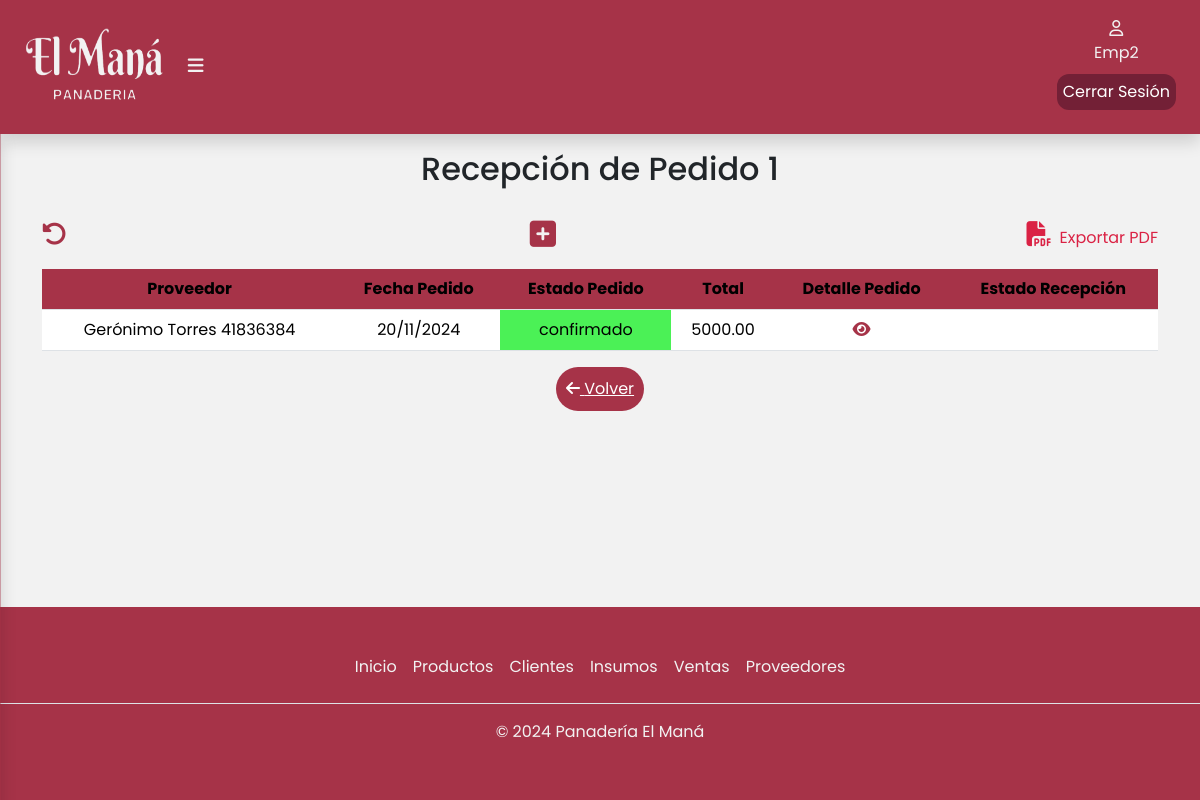
The app's page /pedidos/recepcionPedido/1 (signed in) with its own data.
### apps/pedidos/models.py (models this page shows, shortened)
class Pedido(models.Model):
    proveedor = models.ForeignKey(Proveedor, on_delete=models.CASCADE,related_name = 'proveedor')
    ESTADO_PEDIDO = [
        ('confirmado', 'Confirmado'),
        ('pendiente', 'Pendiente'),
        ('cancelado', 'Cancelado'),
    ]
    fechaPedido = models.DateField(blank=False,null=False)
    estadoPedido = models.CharField(max_length=10,choices=ESTADO_PEDIDO,blank=False,null=False)
    precioTotalDelPedido = models.DecimalField(max_digits=10, decimal_places=2, null=True, blank=True, default=0)

class Proveedor(Persona):
    ESTADO = [
        ('activo', 'Activo'),
        ('inactivo', 'Inactivo'),
    ]
    dni  = models.CharField(max_length=8,blank=False,null=False)
    estado = models.CharField(max_length=10, choices=ESTADO,blank=False, null=False)
    empresa = models.CharField(max_length=50,blank=False,null=False)
    def __str__(self):
        return f"{self.nombre} {self.apellido} {self.dni}"

### apps/pedidos/views.py (the view)
# urls.py: path('pedidos/recepcionPedido/<pedido_id>',login_required(views.recepcionPedido),name='recepcionDePedido'),
def recepcionPedido(request, pedido_id):
    pedido = get_object_or_404(Pedido, id=pedido_id)
    empleado = get_object_or_404(Empleado, user=request.user)
    detalles_pedido = DetallePedido.objects.filter(pedido=pedido)
    recepcionPedido_instance = RecepcionPedido.objects.filter(pedido=pedido).first()
    celdaRecepcion = recepcionPedido_instance is not None
    mostrar_boton = not celdaRecepcion
    if request.method == "POST":
        recepPedidoForm = FormularioRecepcionPedido(request.POST)
        if recepPedidoForm.is_valid():
            recepcion = recepPedidoForm.save(commit=False)
            recepcion.empleado = empleado
            recepcion.pedido = pedido
            recepcion.save()  # Guarda la recepción primero
            for i, detalle in enumerate(detalles_pedido):
                cantidad_recibida = request.POST.get(f'cantidadRecibida-{i}')  # Asegúrate de que el nombre sea correcto
                if cantidad_recibida:  # Asegúrate de que no sea None o vacío
                    detalle_recepcion = DetalleRecepcionPedido(
                        recepcionPedido=recepcion,
                        detallePedido=detalle,
                        cantidadRecibida=int(cantidad_recibida),
                    )
                    if detalle.cantidadPedida > int(cantidad_recibida):
                        detalle_recepcion.estado = 'incompleto'
                    elif detalle.cantidadPedida == int(cantidad_recibida):
                        detalle_recepcion.estado = 'completo'
                    else:
                        detalle_recepcion.estado = 'erroneo'
                    detalle_recepcion.save()
                    insumo = detalle.insumos
                    insumo.cantidadDisponible += int(cantidad_recibida)
                    insumo.save()
            return redirect('pedidos:recepcionDePedido', pedido_id=pedido.id)
    else:
        recepPedidoForm = FormularioRecepcionPedido(initial={'fechaDeRecepcion': '', 'pedido': pedido}, empleado=empleado)
    return render(request, 'recepcionPedido/recepcionDelPedido.html', {
        'pedido': pedido,
        'detallesPedido': detalles_pedido,
        'recepPedidoForm': recepPedidoForm,
        'celdaRecepcion': celdaRecepcion,
        'mostrar_boton':mostrar_boton,
    })

### apps/pedidos/templates/recepcionPedido/recepcionDelPedido.html (shortened to what this page needs)
{%extends 'base/base.html'%}
{% load static %}
{% block contenido %}
<div class="container" id="container-tabla">
    <div class="col-12">
        <h2 class="text-center pb-3">Recepción de Pedido {{ pedido.id }}</h2>
        <div class="busqueda d-flex">
            <div class="d-flex align-items-center justify-content-center">
                <a href="{% url 'pedidos:recepcionDePedido' pedido.id %}"><i class="fa-solid fa-rotate-left" id="recargaPagRecepcion" title="Recargar página" style="font-size: 25px;color:#a63348"></i></a>
            </div>
            {% if mostrar_boton %}
            <div class="btn-modal">
                <button
                    type="button"
                    class="btn"
                    data-bs-toggle="modal"
                    data-bs-target="#exampleModal"
                >
                    <i
                        class="fa-solid fa-square-plus"
                        title="Agregar Proveedor"
                        style="font-size: 30px"
                    >
                    </i>
                </button>
            </div>
            {% endif %}
            <a class="expPdf" href="{% url 'pedidos:generarPDFrecepcion' pedido.id%}"
            ><i class="fa-solid fa-file-pdf px-2" style="font-size: 25px"></i
            >Exportar PDF</a>
        </div>
        <div class="table-responsive">
            <table class="table">
                <thead class="bg-table">
                    <tr>
                        <th scope="col">Proveedor</th>
                        <th scope="col">Fecha Pedido</th>
                        <th scope="col">Estado Pedido</th>
                        <th scope="col">Total</th>
                        <th scope="col">Detalle Pedido</th>
                        <th scope="col">Estado Recepción</th>
                    </tr>
                </thead>
                <tbody>
                    <tr>
                        <td>{{ pedido.proveedor }}</td>
                        <td>{{ pedido.fechaPedido|date:"d/m/Y" }}</td>
                        {% if pedido.estadoPedido == 'confirmado' %}
                        <td style="background-color: #4bf156;">{{ pedido.estadoPedido }}</td>{% endif %}
                        <td>{{ pedido.precioTotalDelPedido }}</td>
                        <td>
                            <a href="{% url 'pedidos:verDetallePedidoDesdeRecepcion' pedido.id %}"><i class="fa-solid fa-eye" title="Ver detalles Pedido"></i></a>
                        </td>
                        <td>
                        </td>
                    </tr>
                </tbody>
            </table>
        </div>
        <div class="d-flex justify-content-center align-items-center">
            <a href="{% url 'pedidos:pedidos' %}" class="btn-volver"><i class="fa-solid fa-arrow-left"></i> Volver</a>
        </div>
    </div>
</div>
{% endblock %}

### templates/base/base.html (shortened to what this page needs)
{% load static %}
<!DOCTYPE html>
<html lang="en">
<head>
  <link href="https://cdn.jsdelivr.net/npm/bootstrap@5.3.3/dist/css/bootstrap.min.css" rel="stylesheet"
 />
  <link rel="stylesheet" href="{% static 'css/estilos.css' %}" />
</head>
<body>
  <header>
        <div class="container-fluid shadow">
          <div class="logo">
            <a href="{% url 'inicio:index' %}">
              <img class="logopng" src="{% static 'img/isologo.png' %}" alt="Logo Panadería El Maná" width="140px" height="80px" /></a>
            {% if user.is_authenticated %}
              <label for="btn-menu"><i class="fa-solid fa-bars"></i></label>
            {% endif %}
          </div>
          {% if user.is_authenticated %}
          <div class="d-flex flex-column align-items-center justify-content-center">
            <div class="usuario d-flex flex-column align-items-center justify-content-center">
                <a href="#">
                  <i class="fa-regular fa-user"></i>
                  <p>{{user.username}}</p>
                </a>
            </div>
              <a href="{% url 'inicio:logout' %} " id="cerrarSesion">Cerrar Sesión</a>
          </div>
          {% endif %}
        </div>
  </header>
  {% block contenido %}
  {% endblock %}
  <div class="container-footer">
    <footer class="footer py-3 my-4">
      {% if user.is_authenticated %}
      <ul class="nav justify-content-center border-bottom pb-3 mb-3">
        {% if user.is_superuser %}
          <li class="nav-item">
            <a href="{% url 'inicio:index' %}" class="nav-link px-2">Inicio</a>
          </li>
          <li class="nav-item">
            <a href="{% url 'estadisticas:estadisticas_ventas' %}" class="nav-link px-2">Estadísticas</a>
          </li>
          <li class="nav-item">
            <a href="{% url 'productos:productos' %}" class="nav-link px-2">Productos</a>
          </li>
          <li class="nav-item">
            <a href="{% url 'ventas:listadoMayoristas' %}" class="nav-link px-2">Clientes</a>
          </li>
          <li class="nav-item">
            <a href="{% url 'productos:insumos' %}" class="nav-link px-2">Insumos</a>
          </li>
          <li class="nav-item">
            <a href="{% url 'ventas:ventas' %}" class="nav-link px-2">Ventas</a>
          </li>
          <li class="nav-item">
            <a href="{% url 'pedidos:proveedores' %}" class="nav-link px-2">Proveedores</a>
          </li>
          <li class="nav-item">
            <a href="{% url 'usuarios:empleados' %}" class="nav-link px-2">Empleados</a>
          </li>
        {% else %}
          <li class="nav-item">
            <a href="{% url 'inicio:index' %}" class="nav-link px-2">Inicio</a>
          </li>
          <li class="nav-item">
            <a href="{% url 'productos:productos' %}" class="nav-link px-2">Productos</a>
          </li>
          <li class="nav-item">
            <a href="{% url 'ventas:listadoMayoristas' %}" class="nav-link px-2">Clientes</a>
          </li>
          <li class="nav-item">
            <a href="{% url 'productos:insumos' %}" class="nav-link px-2">Insumos</a>
          </li>
          <li class="nav-item">
            <a href="{% url 'ventas:ventas' %}" class="nav-link px-2">Ventas</a>
          </li>
          <li class="nav-item">
            <a href="{% url 'pedidos:proveedores' %}" class="nav-link px-2">Proveedores</a>
          </li>
        {% endif %}
      </ul>
      <p class="text-center">© 2024 Panadería El Maná</p>
      {% else %}
        <p class="text-center">© 2024 Panadería El Maná</p>
      {% endif %}
    </footer>
  </div>
</body>
</html>

### static/css/estilos.css (style rules this page uses)
body { display: flex; flex-direction: column; min-height: 100vh; margin: 0; font-family: Poppins, sans-serif; background-color: #f2f2f2; }
.container-fluid { position: fixed; background-color: #a63348; padding: 1.5rem; margin-top: auto; display: flex; align-items: center; justify-content: space-between; z-index: 1000; }
.logo { font-size: large; font-weight: 700; padding-right: 5px; }
.usuario { width: 50px; height: 50px; text-align: center; justify-items: center; }
.usuario a { color: #f2f2f2; text-decoration: none; }
.logo .fa-solid { padding-left: 20px; cursor: pointer; }
.container-fluid .logo label i { color: #f2f2f2; }
.container-fluid .usuario { color: #f2f2f2; }
.container-footer { margin-top: auto; background-color: #a63348; color: #f2f2f2; }
.container-footer .footer .nav .nav-item .nav-link { color: #f2f2f2; }
#container-tabla { padding-top: 150px; }
table { text-align: center; }
th, td { vertical-align: middle; }
.bg-table { --bs-table-bg: #a63348; }
.expPdf { text-decoration: none; color: #da2244; }
.busqueda { justify-content: space-between; align-items: center; margin-bottom: 10px; }
.btn-modal .fa-solid { color: #a63348; }
#cerrarSesion { text-decoration: none; color:#ffffff; background-color:#732036; border-radius: 12px; padding: 6px; }
.fa-square-plus,.fa-eye, .fa-list-check { color: #a63348; }
.btn-volver { background-color: #a63348; border-radius: 30px; padding: 10px; color: #ffffff; }

### records on screen
Pedido: id "1", proveedor "Gerónimo Torres 41836384", fechaPedido "20/11/2024", estadoPedido "confirmado", precioTotalDelPedido "5000.00"

### other values on screen
{{ user.username }} "Emp2"
